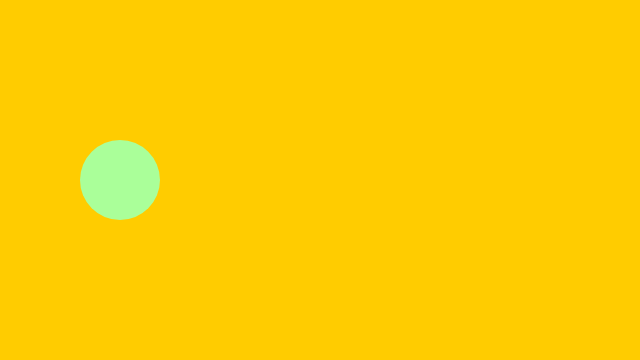
Frame 1 (no input)
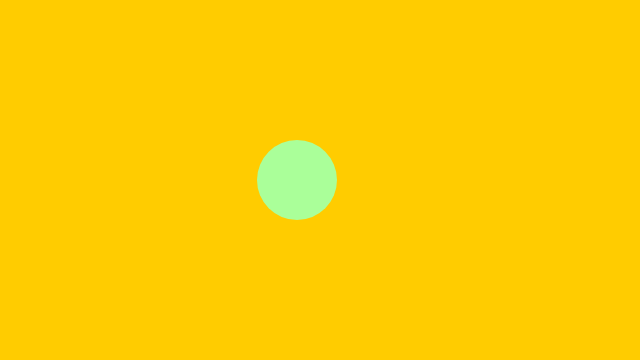
Frame 60 (no input)
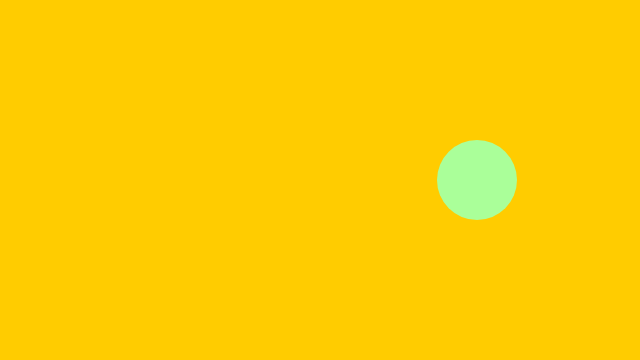
Frame 120 (the mouse pressed at the canvas centre since frame 60)

The p5.js sketch that drew these frames (run headless with seeded random() and noise() and a simulated clock; from frame 60 on, the mouse is pressed at the canvas centre):

// p5.js sketch
// ── sketch.js
/*
 * Øvelse 2 med programmering og med p5.js: Animation/bevægelse
 *
 * Der er opgaver nederst i denne fil
 *
 * Denne kode og forløbet som helhed er inspireret af 
 * Daniel Shiffman på Youtube-kanalen "The Coding Train"
 * Tilpasset til gymnasiebrug af Simon Moe og Erik Lund
*/

var x = 120;
var xSpeed = 3;
var radius = 40;
function setup() {
    createCanvas(640, 360);
}

function draw() {
    background(255,204,0);
    fill('#af9');
    noStroke();
    ellipse(x, 180, 2*radius, 2*radius);
    if (x > 640-radius) {xSpeed = -xSpeed;}
    if (x < radius) {xSpeed = -xSpeed;}
    x += xSpeed;
}

/*
OPGAVER:

Her har vi indført en variabel, x, som vi erklærer og giver værdi
i linje 7. Vi bruger variablen ved tegning af cirklen, og vi ændrer
den lidt, hver gang vi løber draw()-funktionen igennem.

1) Prøv at ændre værdien af x i linje 7, samt værdien der lægges
   til x i linje 18. Kan du få cirklen til at bevæge sig mod 
   venstre i stede for mod højre?
   
2) Lav en ny variabel, var xSpeed = 1 , oppe i linje 8.
   Brug den i stedet for tallet i linje 18 (måske linje 19 nu).
   Virker det stadig? Prøv at ændre værdien i linje 8 nu, ligesom du
   gjorde før.
   
Men vi vil gerne have cirklen til at blive på skærmen. Det betyder, 
at vi skal ændre hastigheden, når cirklen rammer højre side af
canvasset (xSpeed skal være positiv)
Det gør vi ved at indsætte denne linje umiddelbart før vi opdaterer værdien af x, altså lige før linje 18 i den oprindelige kode:
  if (x > 640) {xSpeed = -xSpeed;}
Gør det, og gem. Virker det? Det var derfor, vi lavede xSpeed som
en variabel i stedet for et fast tal. 

Kommandoen i de krøllede klammer udføres kun, hvis betingelsen i 
parentesen er opfyldt.

3) Få cirklen til også at blive inden for canvas i venstre side. 
   Hvilken betingelse skal da opfyldes?
   
4) Lav to nye variable, y og ySpeed, og brug dem til at få cirklen
   til også at bevæge sig op og ned i vinduet
   
5) Lav nogle variable der ændrer farven på cirklen, når den bevæger
   sig. Det er nemmest at styre hvis fill får parametre på formen 
   fill(r, g, b) eller fill(r, g, b, a)
   
6) Det ser dumt ud at cirklen kommer halvt ud af skærmen før den
   vender om. Ret det. Prøv at undgå at bruge tal, lav variabler, 
   der rummer de relevante værdier og brug dem hvor du kan.

*/
